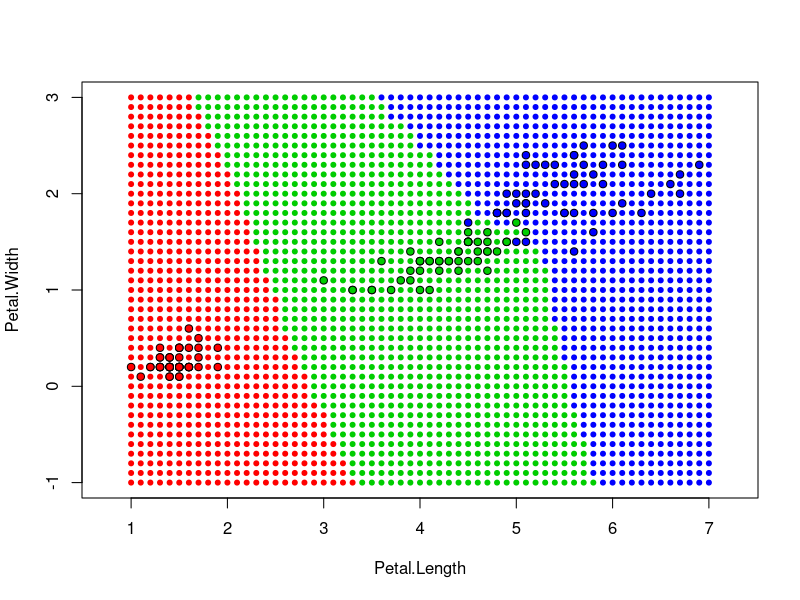

Reproduce this figure in R.
#help fields and functions
dist = function(p1, p2) sqrt(sum((p1 - p2) ^ 2))

#Weight function
w = function(i) {
    return((k + 1 - i) / k)
}

#Weighted KNN method
closestGroup = function(u, k) {
    irisDist = apply(petals, 1, dist, u)
    names(irisDist) = iris[, 5]
    minKDist = sort(irisDist)[1:k]

    #count weights
    sumByName = function(name, arr) {
        sum(arr[names(arr) == name])
    }

    wei = replace(minKDist, T, 1:k)
    wei = w(wei)
    wei = sapply(irisNames, sumByName, wei)

    return(names(which.max(wei)))
}

#init global values
irisNames = c("setosa", "versicolor", "virginica")
petals = iris[, 3:4]
xlim = c(1, 7)
ylim = c(-1, 3)
#petals = iris[, 1:2]
#xlim = c(4, 8)
#ylim = c(1.5, 4.5)
step = 0.1
k = 10

#draw plot
irisColors = c("red", "green3", "blue")
names(irisColors) = irisNames

plot(petals, bg = irisColors[iris$Species], pch = 21, asp = 1, xlim = xlim, ylim = ylim) #iris
#legend("bottomright", irisNames, pch = 21, pt.bg = irisColors)

#main method
for (x in seq(xlim[1], xlim[2], step)) {
    for (y in seq(ylim[1], ylim[2], step)) {
        u = c(round(x, 1), round(y, 1)) #use round to aviod cases 0.1 + 0.2 = 0.3000000004
        if (any(apply(petals, 1, function(v) all(v == u)))) next
        #if trainig set contains u (O(n) - too long)
        groupName = closestGroup(u, k)
        #draw new point
        points(u[1], u[2], col = irisColors[groupName], pch = 20) #u
    }
}